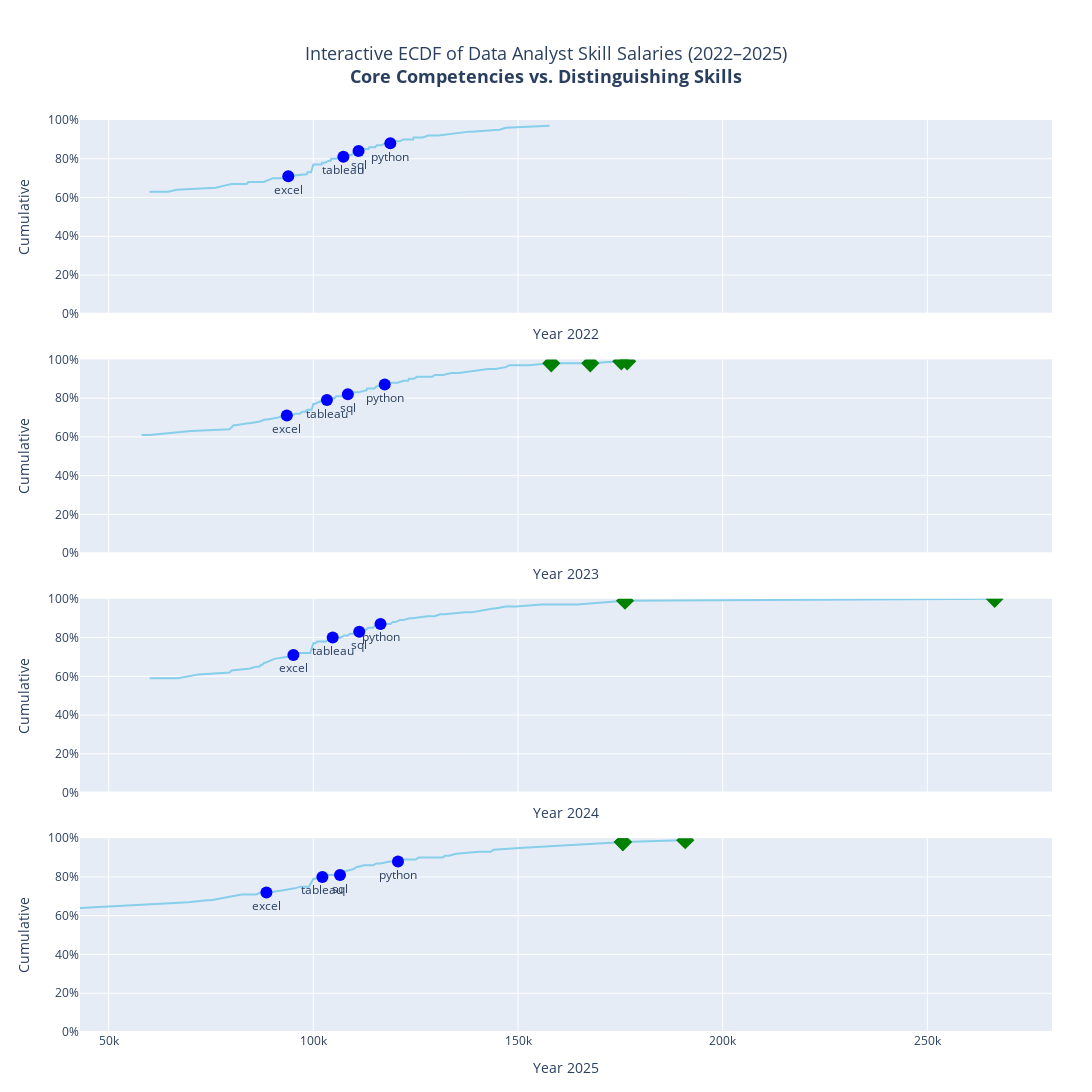

The cell this chart's notebook holds for it:
### Code cell
# Import libraries
from plotly.subplots import make_subplots
import plotly.graph_objects as go
import pandas as pd
import numpy as np



# Create a 4×1 subplot grid with shared x-axes
fig = make_subplots(rows=4, cols=1, shared_xaxes=True, vertical_spacing=0.05)

# Define jitter strength as a percentage of the salary range
jitter_strength = 0.005  # ~0.5% of salary range

# Iterate over each year to plot data
for i, yr in enumerate(years, start=1):
    # Filter data for the current year and sort by average salary
    sub = df[df['job_year'] == yr].sort_values('avg_salary')
    salary_range = sub['avg_salary'].max() - sub['avg_salary'].min()
    sub['x_jittered'] = sub['avg_salary'] + np.random.randn(len(sub)) * salary_range * jitter_strength

    # Add ECDF line plot for the current year
    fig.add_trace(
        go.Scatter(
            x=sub['avg_salary'],
            y=sub['cume'] * 100,
            mode='lines',
            line=dict(color='skyblue'),
            showlegend=False
        ), row=i, col=1
    )

    # Highlight skills in the 98–100% percentile range
    top98 = sub[sub['cume'] >= 0.98]
    for _, r in top98.iterrows():
        fig.add_trace(
            go.Scatter(
                x=[r['x_jittered']],
                y=[r['cume'] * 100],
                mode='markers+text',
                marker=dict(size=14, symbol='diamond', color='green'),
                text=[r['skill_name']],
                textposition='top center',
                hovertemplate=f"{r['skill_name']}<br>${int(r['avg_salary']):,}<br>{r['cume']*100:.0f}%<extra></extra>",
                showlegend=False
            ), row=i, col=1
        )

    # Highlight core skills such as Python, Tableau, Excel, and SQL
    for skill in ['python', 'tableau', 'excel', 'sql']:
        r = sub[sub['skill_name'] == skill]
        if not r.empty:
            r = r.iloc[0]
            fig.add_trace(
                go.Scatter(
                    x=[r['x_jittered']],
                    y=[r['cume'] * 100],
                    mode='markers+text',
                    marker=dict(size=12, symbol='circle', color='blue'),
                    text=[skill],
                    textposition='bottom center',
                    hovertemplate=f"{skill}<br>${int(r['avg_salary']):,}<br>{r['cume']*100:.0f}%<extra></extra>",
                    showlegend=False
                ), row=i, col=1
            )

    # Set x-axis title for the current year
    fig.update_xaxes(title_text=f'Year {yr}', row=i, col=1)

# Update shared y-axis and x-axis formatting
fig.update_yaxes(title_text='Cumulative', range=[0,100], ticksuffix='%')
fig.update_xaxes(tickformat='.2s')  # format average salary: 150000 → "150K"

# Update layout settings
fig.update_layout(
    height=1500,
    width=1100,
    hovermode='closest',
    margin=dict(t=120, b=60, l=80, r=40),
    
    title=dict(
        text='Interactive ECDF of Data Analyst Skill Salaries (2022–2025)<br><b>Core Competencies vs. Distinguishing Skills</b>',
        x=0.5,
        xanchor='center',
        yanchor='top'
    ),
    
    title_font=dict(size=18)
)

# Display the plot
fig.show()

### Figure 1 — Plotly figure (JSON) as saved in the notebook; plotly's stock layout.template omitted (floating-point values rounded to 4 significant figures)
{"data": [{"line": {"color": "skyblue"}, "mode": "lines", "showlegend": false, "type": "scatter", "x": [60000.0, 64170.0, 64500.0, 66580.0, 76190.0, 78000.0, 80000.0, 82560.0, 83720.0, 84140.0, 84920.0, 85990.0, 86600.0, 87580.0, 87870.0, 88930.0, 90150.0, 90870.0, 92500.0, 92970.0, 93020.0, 93270.0, 97450.0, 97680.0, 98280.0, 98410.0, 98560.0, 99450.0, 100000.0, 101200.0, 101400.0, 101600.0, 101600.0, 102000.0, 102100.0, 102500.0, 102800.0, 102800.0, 103800.0, 104000.0, 104200.0, 104300.0, 105600.0, 106300.0, 106500.0, 107000.0, 108400.0, 108500.0, 109400.0, 109700.0, 110400.0, 110900.0, 111000.0, 111100.0, 111100.0, 111200.0, 111600.0, 112200.0, 112800.0, 112900.0, 113500.0, 113500.0, 113700.0, 113800.0, 114800.0, 115100.0, 115500.0, 115900.0, 116100.0, 116700.0, 117600.0, 118200.0, 118200.0, 119600.0, 121100.0, 121900.0, 122000.0, 123300.0, 124400.0, 124500.0, 124700.0, 125000.0, 126800.0, 128000.0, 128300.0, 128400.0, 130500.0, 138100.0, 138600.0, 145500.0, 147000.0, 157700.0], "xaxis": "x", "y": [63.0, 63.0, 63.0, 64.0, 65.0, 66.0, 67.0, 67.0, 67.0, 68.0, 68.0, 68.0, 68.0, 68.0, 68.0, 69.0, 70.0, 70.0, 70.0, 70.0, 70.0, 71.0, 72.0, 72.0, 72.0, 72.0, 73.0, 73.0, 77.0, 77.0, 77.0, 77.0, 77.0, 77.0, 78.0, 78.0, 78.0, 78.0, 79.0, 79.0, 79.0, 80.0, 80.0, 81.0, 81.0, 81.0, 82.0, 82.0, 82.0, 83.0, 84.0, 84.0, 84.0, 84.0, 84.0, 84.0, 85.0, 85.0, 85.0, 85.0, 85.0, 85.0, 86.0, 86.0, 86.0, 86.0, 87.0, 87.0, 87.0, 87.0, 88.0, 88.0, 88.0, 89.0, 89.0, 90.0, 90.0, 90.0, 90.0, 91.0, 91.0, 91.0, 91.0, 92.0, 92.0, 92.0, 92.0, 94.0, 94.0, 95.0, 96.0, 97.0], "yaxis": "y"}, {"hovertemplate": "python<br>$118,246<br>88%<extra></extra>", "marker": {"color": "blue", "size": 12, "symbol": "circle"}, "mode": "markers+text", "showlegend": false, "text": ["python"], "textposition": "bottom center", "type": "scatter", "x": [118800.0], "xaxis": "x", "y": [88], "yaxis": "y"}, {"hovertemplate": "tableau<br>$107,023<br>81%<extra></extra>", "marker": {"color": "blue", "size": 12, "symbol": "circle"}, "mode": "markers+text", "showlegend": false, "text": ["tableau"], "textposition": "bottom center", "type": "scatter", "x": [107300.0], "xaxis": "x", "y": [81], "yaxis": "y"}, {"hovertemplate": "excel<br>$93,267<br>71%<extra></extra>", "marker": {"color": "blue", "size": 12, "symbol": "circle"}, "mode": "markers+text", "showlegend": false, "text": ["excel"], "textposition": "bottom center", "type": "scatter", "x": [93880.0], "xaxis": "x", "y": [71], "yaxis": "y"}, {"hovertemplate": "sql<br>$111,050<br>84%<extra></extra>", "marker": {"color": "blue", "size": 12, "symbol": "circle"}, "mode": "markers+text", "showlegend": false, "text": ["sql"], "textposition": "bottom center", "type": "scatter", "x": [111000.0], "xaxis": "x", "y": [84], "yaxis": "y"}, {"line": {"color": "skyblue"}, "mode": "lines", "showlegend": false, "type": "scatter", "x": [58030.0, 60000.0, 70110.0, 79500.0, 80030.0, 80530.0, 81050.0, 83260.0, 83450.0, 83730.0, 84020.0, 84450.0, 86900.0, 86920.0, 88170.0, 88830.0, 91380.0, 91420.0, 93140.0, 93330.0, 94560.0, 94710.0, 95610.0, 96700.0, 97330.0, 97380.0, 97540.0, 97970.0, 98490.0, 98810.0, 98950.0, 99600.0, 100000.0, 100300.0, 102500.0, 102700.0, 103100.0, 103400.0, 104500.0, 105200.0, 105600.0, 105600.0, 107400.0, 107600.0, 108100.0, 108200.0, 108400.0, 108800.0, 109700.0, 109900.0, 111100.0, 112700.0, 112800.0, 112900.0, 113100.0, 113500.0, 113500.0, 113800.0, 113900.0, 114100.0, 114900.0, 115400.0, 117000.0, 117300.0, 117500.0, 117700.0, 118000.0, 118400.0, 118800.0, 119000.0, 120600.0, 120600.0, 122000.0, 122700.0, 123200.0, 123400.0, 123400.0, 123500.0, 124200.0, 124500.0, 125300.0, 126200.0, 127400.0, 129000.0, 129600.0, 130400.0, 130900.0, 131700.0, 133700.0, 135500.0, 142700.0, 143800.0, 144500.0, 147000.0, 147900.0, 150800.0, 152600.0, 157700.0, 167800.0, 175000.0, 175000.0], "xaxis": "x2", "y": [61.0, 61.0, 63.0, 64.0, 65.0, 66.0, 66.0, 67.0, 67.0, 67.0, 67.0, 67.0, 68.0, 68.0, 69.0, 69.0, 70.0, 70.0, 71.0, 71.0, 71.0, 71.0, 72.0, 72.0, 73.0, 73.0, 73.0, 73.0, 74.0, 74.0, 74.0, 74.0, 77.0, 77.0, 79.0, 79.0, 79.0, 79.0, 80.0, 80.0, 81.0, 81.0, 81.0, 82.0, 82.0, 82.0, 82.0, 82.0, 82.0, 83.0, 83.0, 84.0, 84.0, 84.0, 85.0, 85.0, 85.0, 85.0, 85.0, 85.0, 85.0, 86.0, 87.0, 87.0, 87.0, 87.0, 87.0, 88.0, 88.0, 88.0, 88.0, 88.0, 89.0, 89.0, 89.0, 90.0, 90.0, 90.0, 90.0, 90.0, 91.0, 91.0, 91.0, 91.0, 92.0, 92.0, 92.0, 92.0, 93.0, 93.0, 95.0, 95.0, 95.0, 96.0, 97.0, 97.0, 97.0, 98.0, 98.0, 99.0, 99.0], "yaxis": "y2"}, {"hovertemplate": "mxnet<br>$157,713<br>98%<extra></extra>", "marker": {"color": "green", "size": 14, "symbol": "diamond"}, "mode": "markers+text", "showlegend": false, "text": ["mxnet"], "textposition": "top center", "type": "scatter", "x": [158100.0], "xaxis": "x2", "y": [98], "yaxis": "y2"}, {"hovertemplate": "julia<br>$167,750<br>98%<extra></extra>", "marker": {"color": "green", "size": 14, "symbol": "diamond"}, "mode": "markers+text", "showlegend": false, "text": ["julia"], "textposition": "top center", "type": "scatter", "x": [167700.0], "xaxis": "x2", "y": [98], "yaxis": "y2"}, {"hovertemplate": "redis<br>$175,000<br>99%<extra></extra>", "marker": {"color": "green", "size": 14, "symbol": "diamond"}, "mode": "markers+text", "showlegend": false, "text": ["redis"], "textposition": "top center", "type": "scatter", "x": [175200.0], "xaxis": "x2", "y": [99], "yaxis": "y2"}, {"hovertemplate": "rust<br>$175,000<br>99%<extra></extra>", "marker": {"color": "green", "size": 14, "symbol": "diamond"}, "mode": "markers+text", "showlegend": false, "text": ["rust"], "textposition": "top center", "type": "scatter", "x": [176700.0], "xaxis": "x2", "y": [99], "yaxis": "y2"}, {"hovertemplate": "python<br>$117,032<br>87%<extra></extra>", "marker": {"color": "blue", "size": 12, "symbol": "circle"}, "mode": "markers+text", "showlegend": false, "text": ["python"], "textposition": "bottom center", "type": "scatter", "x": [117400.0], "xaxis": "x2", "y": [87], "yaxis": "y2"}, {"hovertemplate": "tableau<br>$103,113<br>79%<extra></extra>", "marker": {"color": "blue", "size": 12, "symbol": "circle"}, "mode": "markers+text", "showlegend": false, "text": ["tableau"], "textposition": "bottom center", "type": "scatter", "x": [103300.0], "xaxis": "x2", "y": [79], "yaxis": "y2"}, {"hovertemplate": "excel<br>$93,331<br>71%<extra></extra>", "marker": {"color": "blue", "size": 12, "symbol": "circle"}, "mode": "markers+text", "showlegend": false, "text": ["excel"], "textposition": "bottom center", "type": "scatter", "x": [93530.0], "xaxis": "x2", "y": [71], "yaxis": "y2"}, {"hovertemplate": "sql<br>$108,765<br>82%<extra></extra>", "marker": {"color": "blue", "size": 12, "symbol": "circle"}, "mode": "markers+text", "showlegend": false, "text": ["sql"], "textposition": "bottom center", "type": "scatter", "x": [108400.0], "xaxis": "x2", "y": [82], "yaxis": "y2"}, {"line": {"color": "skyblue"}, "mode": "lines", "showlegend": false, "type": "scatter", "x": [60000.0, 66930.0, 72000.0, 79500.0, 80050.0, 83800.0, 84470.0, 84600.0, 86000.0, 86000.0, 86810.0, 87250.0, 87580.0, 88000.0, 88300.0, 90460.0, 92800.0, 93320.0, 93960.0, 94530.0, 94560.0, 95040.0, 95480.0, 95850.0, 95860.0, 97150.0, 97510.0, 99250.0, 100000.0, 100100.0, 100500.0, 101000.0, 102200.0, 102500.0, 102600.0, 103100.0, 103100.0, 103800.0, 104400.0, 105100.0, 105300.0, 105600.0, 106700.0, 107500.0, 107600.0, 108400.0, 108900.0, 109100.0, 109700.0, 110400.0, 110400.0, 110600.0, 111100.0, 111300.0, 112000.0, 112700.0, 112700.0, 112800.0, 113400.0, 113500.0, 114300.0, 114300.0, 114600.0, 115000.0, 115800.0, 116100.0, 116100.0, 116900.0, 117200.0, 117300.0, 118800.0, 119400.0, 119600.0, 120000.0, 121200.0, 121300.0, 121600.0, 121900.0, 123600.0, 123700.0, 124200.0, 127900.0, 129600.0, 131000.0, 131800.0, 132100.0, 137000.0, 138600.0, 143900.0, 144500.0, 147000.0, 149500.0, 155700.0, 157700.0, 164500.0, 176000.0, 268500.0], "xaxis": "x3", "y": [59.0, 59.0, 61.0, 62.0, 63.0, 64.0, 64.0, 64.0, 65.0, 65.0, 65.0, 66.0, 66.0, 67.0, 67.0, 69.0, 70.0, 70.0, 70.0, 71.0, 71.0, 71.0, 71.0, 71.0, 72.0, 72.0, 72.0, 72.0, 77.0, 77.0, 77.0, 78.0, 78.0, 78.0, 78.0, 78.0, 78.0, 79.0, 80.0, 80.0, 80.0, 80.0, 80.0, 81.0, 81.0, 81.0, 82.0, 82.0, 82.0, 83.0, 83.0, 83.0, 83.0, 83.0, 84.0, 84.0, 84.0, 84.0, 85.0, 85.0, 85.0, 85.0, 85.0, 86.0, 86.0, 86.0, 86.0, 87.0, 87.0, 87.0, 87.0, 88.0, 88.0, 88.0, 89.0, 89.0, 89.0, 89.0, 90.0, 90.0, 90.0, 91.0, 91.0, 92.0, 92.0, 92.0, 93.0, 93.0, 95.0, 95.0, 96.0, 96.0, 97.0, 97.0, 97.0, 99.0, 100.0], "yaxis": "y3"}, {"hovertemplate": "asp.net<br>$175,999<br>99%<extra></extra>", "marker": {"color": "green", "size": 14, "symbol": "diamond"}, "mode": "markers+text", "showlegend": false, "text": ["asp.net"], "textposition": "top center", "type": "scatter", "x": [176100.0], "xaxis": "x3", "y": [99], "yaxis": "y3"}, {"hovertemplate": "atlassian<br>$268,500<br>100%<extra></extra>", "marker": {"color": "green", "size": 14, "symbol": "diamond"}, "mode": "markers+text", "showlegend": false, "text": ["atlassian"], "textposition": "top center", "type": "scatter", "x": [266400.0], "xaxis": "x3", "y": [100], "yaxis": "y3"}, {"hovertemplate": "python<br>$117,285<br>87%<extra></extra>", "marker": {"color": "blue", "size": 12, "symbol": "circle"}, "mode": "markers+text", "showlegend": false, "text": ["python"], "textposition": "bottom center", "type": "scatter", "x": [116400.0], "xaxis": "x3", "y": [87], "yaxis": "y3"}, {"hovertemplate": "tableau<br>$105,149<br>80%<extra></extra>", "marker": {"color": "blue", "size": 12, "symbol": "circle"}, "mode": "markers+text", "showlegend": false, "text": ["tableau"], "textposition": "bottom center", "type": "scatter", "x": [104700.0], "xaxis": "x3", "y": [80], "yaxis": "y3"}, {"hovertemplate": "excel<br>$95,850<br>71%<extra></extra>", "marker": {"color": "blue", "size": 12, "symbol": "circle"}, "mode": "markers+text", "showlegend": false, "text": ["excel"], "textposition": "bottom center", "type": "scatter", "x": [95130.0], "xaxis": "x3", "y": [71], "yaxis": "y3"}, {"hovertemplate": "sql<br>$110,425<br>83%<extra></extra>", "marker": {"color": "blue", "size": 12, "symbol": "circle"}, "mode": "markers+text", "showlegend": false, "text": ["sql"], "textposition": "bottom center", "type": "scatter", "x": [111200.0], "xaxis": "x3", "y": [83], "yaxis": "y3"}, {"line": {"color": "skyblue"}, "mode": "lines", "showlegend": false, "type": "scatter", "x": [43000.0, 61000.0, 69500.0, 73960.0, 75000.0, 82500.0, 83480.0, 84910.0, 86000.0, 86000.0, 86000.0, 86000.0, 87080.0, 87440.0, 88390.0, 88960.0, 92250.0, 92350.0, 95000.0, 95230.0, 96880.0, 97550.0, 97630.0, 97940.0, 98930.0, 100000.0, 102000.0, 102700.0, 102900.0, 103100.0, 103800.0, 104000.0, 104100.0, 104400.0, 104700.0, 105600.0, 106500.0, 106900.0, 107200.0, 107500.0, 107800.0, 109700.0, 109800.0, 110500.0, 112000.0, 112000.0, 112400.0, 112700.0, 113400.0, 114100.0, 114300.0, 114600.0, 114700.0, 115300.0, 116300.0, 116400.0, 116400.0, 118700.0, 121200.0, 121300.0, 123700.0, 125000.0, 125700.0, 127500.0, 128400.0, 129200.0, 131700.0, 132100.0, 132100.0, 133100.0, 134900.0, 135000.0, 140500.0, 141600.0, 142000.0, 143300.0, 144000.0, 150300.0, 176000.0, 176000.0, 190000.0], "xaxis": "x4", "y": [64.0, 66.0, 67.0, 68.0, 68.0, 71.0, 71.0, 71.0, 71.0, 71.0, 71.0, 71.0, 72.0, 72.0, 72.0, 72.0, 73.0, 73.0, 74.0, 74.0, 75.0, 75.0, 75.0, 75.0, 75.0, 79.0, 80.0, 80.0, 80.0, 81.0, 81.0, 81.0, 81.0, 81.0, 81.0, 81.0, 81.0, 82.0, 83.0, 83.0, 83.0, 84.0, 84.0, 85.0, 86.0, 86.0, 86.0, 86.0, 86.0, 86.0, 86.0, 86.0, 86.0, 87.0, 87.0, 87.0, 87.0, 88.0, 88.0, 89.0, 89.0, 89.0, 90.0, 90.0, 90.0, 90.0, 90.0, 91.0, 91.0, 91.0, 92.0, 92.0, 93.0, 93.0, 93.0, 93.0, 94.0, 95.0, 98.0, 98.0, 99.0], "yaxis": "y4"}, {"hovertemplate": "asp.net<br>$175,999<br>98%<extra></extra>", "marker": {"color": "green", "size": 14, "symbol": "diamond"}, "mode": "markers+text", "showlegend": false, "text": ["asp.net"], "textposition": "top center", "type": "scatter", "x": [175600.0], "xaxis": "x4", "y": [98], "yaxis": "y4"}, {"hovertemplate": "php<br>$175,999<br>98%<extra></extra>", "marker": {"color": "green", "size": 14, "symbol": "diamond"}, "mode": "markers+text", "showlegend": false, "text": ["php"], "textposition": "top center", "type": "scatter", "x": [175600.0], "xaxis": "x4", "y": [98], "yaxis": "y4"}, {"hovertemplate": "mongodb<br>$190,000<br>99%<extra></extra>", "marker": {"color": "green", "size": 14, "symbol": "diamond"}, "mode": "markers+text", "showlegend": false, "text": ["mongodb"], "textposition": "top center", "type": "scatter", "x": [190900.0], "xaxis": "x4", "y": [99], "yaxis": "y4"}, {"hovertemplate": "python<br>$121,179<br>88%<extra></extra>", "marker": {"color": "blue", "size": 12, "symbol": "circle"}, "mode": "markers+text", "showlegend": false, "text": ["python"], "textposition": "bottom center", "type": "scatter", "x": [120700.0], "xaxis": "x4", "y": [88], "yaxis": "y4"}, {"hovertemplate": "tableau<br>$102,894<br>80%<extra></extra>", "marker": {"color": "blue", "size": 12, "symbol": "circle"}, "mode": "markers+text", "showlegend": false, "text": ["tableau"], "textposition": "bottom center", "type": "scatter", "x": [102200.0], "xaxis": "x4", "y": [80], "yaxis": "y4"}, {"hovertemplate": "excel<br>$88,391<br>72%<extra></extra>", "marker": {"color": "blue", "size": 12, "symbol": "circle"}, "mode": "markers+text", "showlegend": false, "text": ["excel"], "textposition": "bottom center", "type": "scatter", "x": [88540.0], "xaxis": "x4", "y": [72], "yaxis": "y4"}, {"hovertemplate": "sql<br>$106,484<br>81%<extra></extra>", "marker": {"color": "blue", "size": 12, "symbol": "circle"}, "mode": "markers+text", "showlegend": false, "text": ["sql"], "textposition": "bottom center", "type": "scatter", "x": [106500.0], "xaxis": "x4", "y": [81], "yaxis": "y4"}], "layout": {"height": 1500, "hovermode": "closest", "margin": {"b": 60, "l": 80, "r": 40, "t": 120}, "title": {"font": {"size": 18}, "text": "Interactive ECDF of Data Analyst Skill Salaries (2022–2025)<br><b>Core Competencies vs. Distinguishing Skills</b>", "x": 0.5, "xanchor": "center", "yanchor": "top"}, "width": 1100, "xaxis": {"anchor": "y", "domain": [0, 1], "matches": "x4", "showticklabels": false, "tickformat": ".2s", "title": {"text": "Year 2022"}}, "xaxis2": {"anchor": "y2", "domain": [0, 1], "matches": "x4", "showticklabels": false, "tickformat": ".2s", "title": {"text": "Year 2023"}}, "xaxis3": {"anchor": "y3", "domain": [0, 1], "matches": "x4", "showticklabels": false, "tickformat": ".2s", "title": {"text": "Year 2024"}}, "xaxis4": {"anchor": "y4", "domain": [0, 1], "tickformat": ".2s", "title": {"text": "Year 2025"}}, "yaxis": {"anchor": "x", "domain": [0.7875, 1], "range": [0, 100], "ticksuffix": "%", "title": {"text": "Cumulative"}}, "yaxis2": {"anchor": "x2", "domain": [0.525, 0.7375], "range": [0, 100], "ticksuffix": "%", "title": {"text": "Cumulative"}}, "yaxis3": {"anchor": "x3", "domain": [0.2625, 0.475], "range": [0, 100], "ticksuffix": "%", "title": {"text": "Cumulative"}}, "yaxis4": {"anchor": "x4", "domain": [0, 0.2125], "range": [0, 100], "ticksuffix": "%", "title": {"text": "Cumulative"}}}}
